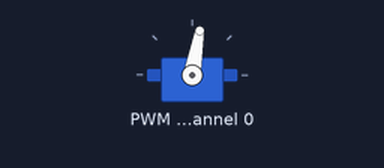
A program run on a simulated ESP8266 board running MicroPython. Shown: servo. At 9.0 s the program stops and its outputs stay as they are.

Above: at 0.1 s.
At 1.1 s:
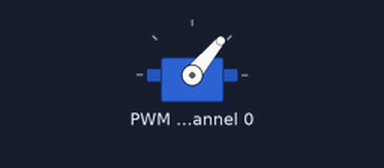
At 3.85 s:
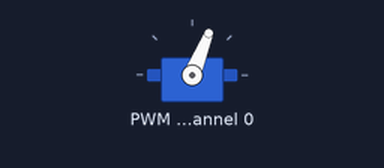
At 7.96 s:
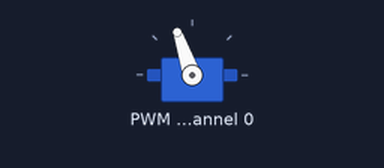
Timing chart, 0 to 9.5 s (numbered marks = the images above):
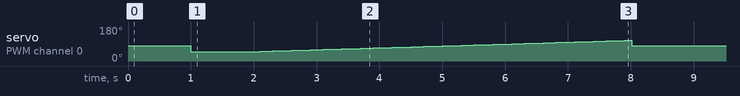

Measured:
- by itself, servo on PWM channel 0: 80° → 50° at 1.0 s, → 51° 1.1 s later, → 52° 0.10 s later, → 53° 0.10 s later, … (61 changes in this stretch)

The program:

main.py
```python
###############################################################################
# main.py
#
# main script for basic servo control using an Adafruit esp8266 feather with
# their 8-channel PWM/servo FeatherWing
#
# Feather - https://www.adafruit.com/product/2821
# FeatherWing - https://www.adafruit.com/product/2928
#
# The pca9685.py and servo.py files from this repository must be copied to the
# esp8266
#  https://github.com/DocVaughan/micropython-adafruit-pca9685
#
#
#
# Created: 01/30/19
#   - Joshua Vaughan
#   - joshua.vaughan@louisiana.edu
#   - http://www.ucs.louisiana.edu/~jev9637
#
# Modified:
#   *
#
# TODO:
#   *
###############################################################################

from machine import Pin, I2C
import time

# Imports for the servo FeatherWing
import pca9685
import servo

# Construct an I2C bus
i2c = I2C(scl=Pin(5), sda=Pin(4), freq=100000)

# Define the servos instance
# In the case of the feather it will contain 8 possible servos
servos = servo.Servos(i2c)

# We'll just be controlling servo number 0 here
SERVO_NUMBER = 0

# Move the servo in position 80deg
# 80 deg was actually center on the servo I was testing on
# The default possible range is 0-180. However, note that most servos, even
# if advertised as having that range, do not. +/-60 deg around the center
# is much more reliable. +/-45deg around center is even better.
servos.position(SERVO_NUMBER, 80)
time.sleep(1)

# Now, move to 50deg
servos.position(SERVO_NUMBER, 50)
time.sleep(1)

# Move from 50 deg to 110deg with a 100ms sleep between each angle command
for angle in range(60):
    servos.position(SERVO_NUMBER, 50+angle)
    time.sleep_ms(100)

# Move back to 80 degrees
# 80 deg was actually center on the servo I was testing on
servos.position(SERVO_NUMBER, 80)
time.sleep(1)

# Now, release the servo
servos.release(0)
```
